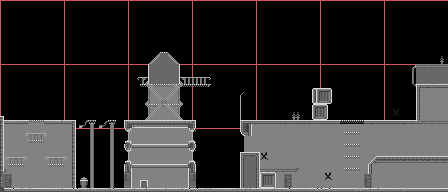

The image is a tile-based game level rendered from a .tmx file. Its description and source (layers, tilesets, objects; grid data summarised) follow:
An orthogonal 112x48 tile map with 4x4 px tiles, 5 tile layers (background, background, front layer, background, ...), 1 image layer and 120 objects (29x box, 23x jumpable, 4x trigger, 2x player).

<map version="1.4" tiledversion="1.4.2" orientation="orthogonal" renderorder="right-down" width="112" height="48" tilewidth="4" tileheight="4" infinite="0" nextlayerid="30" nextobjectid="885">
 <editorsettings>
  <export target="fourth_level.lua" format="lua" />
 </editorsettings>
 <tileset firstgid="1" name="city_tileset" tilewidth="4" tileheight="4" tilecount="352" columns="16">
  <image source="../graphics/city_tileset.png" width="64" height="88" />
 </tileset>
 <imagelayer id="19" name="grid">
  <image source="../images/64grid.png" width="1024" height="1024" />
 </imagelayer>
 <layer id="16" name="background" width="112" height="48">
  <data>[5376 cells, 1638 non-empty, 17 distinct tile ids]</data>
 </layer>
 <group id="6" name="second">
  <layer id="7" name="background" width="112" height="48">
   <data>[5376 cells, 2534 non-empty, 67 distinct tile ids]</data>
  </layer>
  <layer id="8" name="front layer" width="112" height="48">
   <data>[5376 cells, 316 non-empty, 60 distinct tile ids]</data>
  </layer>
  <objectgroup id="9" name="objects">
   <object id="649" type="player" x="430" y="72">
    <point />
   </object>
   <object id="804" type="trigger" x="0" y="172" width="1" height="16">
    <properties>
     <property name="target" value="fifth_level" />
     <property name="type" value="exit" />
    </properties>
   </object>
   <object id="838" type="box" x="408" y="112" width="8" height="8" />
   <object id="839" type="box" x="408" y="104" width="8" height="8" />
   <object id="840" type="box" x="304" y="112" width="8" height="8" />
   <object id="841" type="box" x="432" y="172" width="8" height="8" />
   <object id="842" type="box" x="440" y="172" width="8" height="8" />
   <object id="843" type="box" x="432" y="180" width="8" height="8" />
   <object id="844" type="box" x="440" y="180" width="8" height="8" />
   <object id="845" type="box" x="415" y="172" width="8" height="8" />
   <object id="846" type="box" x="423" y="172" width="8" height="8" />
   <object id="847" type="box" x="415" y="180" width="8" height="8" />
   <object id="848" type="box" x="423" y="180" width="8" height="8" />
   <object id="849" type="box" x="399" y="172" width="8" height="8" />
   <object id="850" type="box" x="407" y="172" width="8" height="8" />
   <object id="851" type="box" x="399" y="180" width="8" height="8" />
   <object id="852" type="box" x="407" y="180" width="8" height="8" />
   <object id="880" type="trigger" x="418" y="64" width="1" height="28">
    <properties>
     <property name="target" value="2" />
     <property name="type" value="dialog" />
    </properties>
   </object>
   <object id="881" type="trigger" x="323" y="156" width="19" height="32">
    <properties>
     <property name="need_sync" type="bool" value="false" />
     <property name="target" value="3" />
     <property name="type" value="dialog" />
    </properties>
   </object>
  </objectgroup>
  <objectgroup id="10" name="solid">
   <object id="650" x="0" y="0" width="1" height="115" />
   <object id="651" x="0" y="116" width="4" height="56" />
   <object id="652" x="4" y="120" width="24" height="4" />
   <object id="653" x="44" y="120" width="32" height="4" />
   <object id="655" x="-1" y="188" width="449" height="4" />
   <object id="656" x="240" y="120" width="4" height="16" />
   <object id="657" x="240" y="96" width="1" height="24" />
   <object id="660" x="244" y="120" width="96" height="4" />
   <object id="661" x="364" y="120" width="84" height="4" />
   <object id="664" x="416" y="64" width="32" height="4" />
   <object id="670" x="128" y="132" width="1" height="8" />
   <object id="671" x="132" y="144" width="56" height="4" />
   <object id="673" x="124" y="140" width="8" height="8" />
   <object id="674" x="188" y="140" width="8" height="8" />
   <object id="676" x="188" y="120" width="8" height="12" />
   <object id="677" x="124" y="120" width="8" height="12" />
   <object id="681" x="192" y="132" width="1" height="8" />
   <object id="685" x="132" y="120" width="56" height="8" />
   <object id="686" type="jumpable" x="28" y="120" width="16" height="3" />
   <object id="687" type="jumpable" x="28" y="140" width="16" height="3" />
   <object id="689" type="jumpable" x="88" y="120" width="8" height="3" />
   <object id="690" type="jumpable" x="48" y="164" width="16" height="3" />
   <object id="691" type="jumpable" x="108" y="120" width="8" height="3" />
   <object id="692" type="jumpable" x="148" y="104" width="32" height="3" />
   <object id="694" type="jumpable" x="140" y="84" width="71" height="3" />
   <object id="695" type="jumpable" x="340" y="120" width="24" height="4" />
   <object id="696" type="jumpable" x="344" y="132" width="16" height="3" />
   <object id="798" type="jumpable" x="344" y="156" width="16" height="3" />
   <object id="833" x="448" y="-1" width="1" height="193" />
   <object id="854" x="260" y="172" width="16" height="16" />
   <object id="855" x="240" y="152" width="20" height="36" />
   <object id="858" x="0" y="77" width="1" height="115" />
   <object id="862" type="jumpable" x="344" y="144" width="16" height="3" />
   <object id="864" x="344" y="168" width="16" height="3" />
   <object id="865" x="416" y="120">
    <polygon points="0,0 0,-36 32,-36 32,-32 4,-32 4,0" />
   </object>
   <object id="869" x="312" y="120">
    <polygon points="0,0 0,-32 16,-32 16,0" />
   </object>
   <object id="871" x="124" y="188">
    <polygon points="0,0 0,-24 72,-24 72,0 64,0 64,-20 8,-20 8,0" />
   </object>
   <object id="872" x="140" y="188">
    <polygon points="0,0 0,-8 8,-8 8,0" />
   </object>
   <object id="875" x="368" y="174">
    <polygon points="0,0 4,0 4,-10 80,-10 80,-18 8,-18 8,-16 6,-16 6,-14 4,-14 4,-12 2,-12 2,-10 0,-10 0,0" />
   </object>
   <object id="876" x="80" y="180" width="8" height="8" />
   <object id="879" x="0" y="75" width="1" height="115" />
  </objectgroup>
 </group>
 <group id="25" name="first">
  <layer id="26" name="background" width="112" height="48">
   <data>[5376 cells, 2582 non-empty, 51 distinct tile ids]</data>
  </layer>
  <layer id="27" name="front layer" width="112" height="48">
   <data>[5376 cells, 296 non-empty, 51 distinct tile ids]</data>
  </layer>
  <objectgroup id="28" name="objects">
   <object id="746" type="player" x="430" y="72">
    <point />
   </object>
   <object id="802" type="trigger" x="0" y="172" width="1" height="16">
    <properties>
     <property name="target" value="fifth_level" />
     <property name="type" value="exit" />
    </properties>
   </object>
   <object id="819" type="box" x="408" y="112" width="8" height="8" />
   <object id="820" type="box" x="408" y="104" width="8" height="8" />
   <object id="821" type="box" x="432" y="172" width="8" height="8" />
   <object id="822" type="box" x="440" y="172" width="8" height="8" />
   <object id="823" type="box" x="432" y="180" width="8" height="8" />
   <object id="824" type="box" x="440" y="180" width="8" height="8" />
   <object id="825" type="box" x="415" y="172" width="8" height="8" />
   <object id="826" type="box" x="423" y="172" width="8" height="8" />
   <object id="827" type="box" x="415" y="180" width="8" height="8" />
   <object id="828" type="box" x="423" y="180" width="8" height="8" />
   <object id="829" type="box" x="399" y="172" width="8" height="8" />
   <object id="830" type="box" x="407" y="172" width="8" height="8" />
   <object id="831" type="box" x="399" y="180" width="8" height="8" />
   <object id="832" type="box" x="407" y="180" width="8" height="8" />
   <object id="883" x="0" y="164" width="1" height="28" />
  </objectgroup>
  <objectgroup id="29" name="solid">
   <!-- 43 objects omitted --></objectgroup>
 </group>
</map>
<!-- 43 of 120 objects omitted -->
